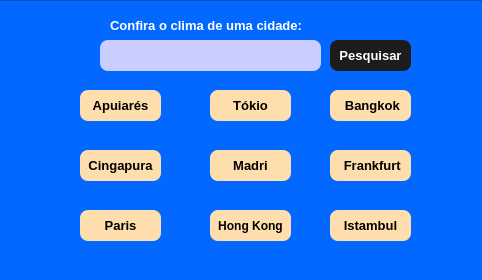
<?xml version="1.0" encoding="UTF-8"?>
<ui version="4.0">
 <class>MainWindow</class>
 <widget class="QMainWindow" name="MainWindow">
  <property name="geometry">
   <rect>
    <x>0</x>
    <y>0</y>
    <width>482</width>
    <height>280</height>
   </rect>
  </property>
  <property name="windowTitle">
   <string>MainWindow</string>
  </property>
  <widget class="QWidget" name="centralwidget">
   <widget class="QFrame" name="frame">
    <property name="geometry">
     <rect>
      <x>-10</x>
      <y>0</y>
      <width>541</width>
      <height>281</height>
     </rect>
    </property>
    <property name="styleSheet">
     <string notr="true">background-color: rgb(3, 104, 255);</string>
    </property>
    <property name="frameShape">
     <enum>QFrame::StyledPanel</enum>
    </property>
    <property name="frameShadow">
     <enum>QFrame::Raised</enum>
    </property>
    <widget class="QLabel" name="label">
     <property name="geometry">
      <rect>
       <x>120</x>
       <y>10</y>
       <width>201</width>
       <height>31</height>
      </rect>
     </property>
     <property name="font">
      <font>
       <family>MS Shell Dlg 2</family>
       <pointsize>10</pointsize>
       <weight>75</weight>
       <bold>true</bold>
      </font>
     </property>
     <property name="styleSheet">
      <string notr="true">color: rgb(255, 255, 255);</string>
     </property>
     <property name="text">
      <string>Confira o clima de uma cidade: </string>
     </property>
    </widget>
    <widget class="QTextEdit" name="textEdit">
     <property name="geometry">
      <rect>
       <x>110</x>
       <y>40</y>
       <width>221</width>
       <height>31</height>
      </rect>
     </property>
     <property name="font">
      <font>
       <pointsize>11</pointsize>
      </font>
     </property>
     <property name="styleSheet">
      <string notr="true">background-color: rgb(202, 205, 255);
border-radius: 8px;</string>
     </property>
    </widget>
    <widget class="QPushButton" name="pushButton">
     <property name="geometry">
      <rect>
       <x>340</x>
       <y>40</y>
       <width>81</width>
       <height>31</height>
      </rect>
     </property>
     <property name="font">
      <font>
       <pointsize>10</pointsize>
       <weight>75</weight>
       <bold>true</bold>
      </font>
     </property>
     <property name="styleSheet">
      <string notr="true">QPushButton{
	border-radius: 8px;
	background-color:  	rgb(28,28,28);
	color: rgb(255, 255, 255);
	padding: 8px;
}

QPushButton:hover{
	background-color:  	rgb(211,211,211);
	color: rgb(0,0,0);
	cursor: pointer;
}

QPushButton:pressed {
    background-color: rgb(0, 128, 255);
    color: rgb(255, 255, 255);
    padding-top: 10px; /* Aumenta o espaçamento superior para simular o efeito de afundamento */
    padding-bottom: 6px; /* Diminui o espaçamento inferior para simular o efeito de afundamento */
}
</string>
     </property>
     <property name="text">
      <string>Pesquisar</string>
     </property>
    </widget>
    <widget class="QPushButton" name="pushButton_2">
     <property name="geometry">
      <rect>
       <x>90</x>
       <y>90</y>
       <width>81</width>
       <height>31</height>
      </rect>
     </property>
     <property name="font">
      <font>
       <pointsize>10</pointsize>
       <weight>75</weight>
       <bold>true</bold>
      </font>
     </property>
     <property name="styleSheet">
      <string notr="true">QPushButton{
	border-radius: 8px;
	background-color:  	rgb(255,222,173);
	color: rgb(0, 0, 0);
	padding: 8px;
}

QPushButton:hover{
	background-color:  	rgb(0,0,0);
	color: rgb(220,220,220);
	cursor: pointer;
}

QPushButton:pressed {
    background-color: rgb(0, 128, 255);
    color: rgb(255, 255, 255);
    padding-top: 10px; /* Aumenta o espaçamento superior para simular o efeito de afundamento */
    padding-bottom: 6px; /* Diminui o espaçamento inferior para simular o efeito de afundamento */
}</string>
     </property>
     <property name="text">
      <string>Apuiarés</string>
     </property>
    </widget>
    <widget class="QPushButton" name="pushButton_3">
     <property name="geometry">
      <rect>
       <x>220</x>
       <y>90</y>
       <width>81</width>
       <height>31</height>
      </rect>
     </property>
     <property name="font">
      <font>
       <pointsize>10</pointsize>
       <weight>75</weight>
       <bold>true</bold>
      </font>
     </property>
     <property name="styleSheet">
      <string notr="true">QPushButton{
	border-radius: 8px;
	background-color:  	rgb(255,222,173);
	color: rgb(0, 0, 0);
	padding: 8px;
}

QPushButton:hover{
	background-color:  	rgb(0,0,0);
	color: rgb(220,220,220);
	cursor: pointer;
}

QPushButton:pressed {
    background-color: rgb(0, 128, 255);
    color: rgb(255, 255, 255);
    padding-top: 10px; /* Aumenta o espaçamento superior para simular o efeito de afundamento */
    padding-bottom: 6px; /* Diminui o espaçamento inferior para simular o efeito de afundamento */
}</string>
     </property>
     <property name="text">
      <string>Tókio</string>
     </property>
    </widget>
    <widget class="QPushButton" name="pushButton_4">
     <property name="geometry">
      <rect>
       <x>90</x>
       <y>150</y>
       <width>81</width>
       <height>31</height>
      </rect>
     </property>
     <property name="font">
      <font>
       <pointsize>10</pointsize>
       <weight>75</weight>
       <bold>true</bold>
      </font>
     </property>
     <property name="styleSheet">
      <string notr="true">QPushButton{
	border-radius: 8px;
	background-color:  	rgb(255,222,173);
	color: rgb(0, 0, 0);
	padding: 8px;
}

QPushButton:hover{
	background-color:  	rgb(0,0,0);
	color: rgb(220,220,220);
	cursor: pointer;
}

QPushButton:pressed {
    background-color: rgb(0, 128, 255);
    color: rgb(255, 255, 255);
    padding-top: 10px; /* Aumenta o espaçamento superior para simular o efeito de afundamento */
    padding-bottom: 6px; /* Diminui o espaçamento inferior para simular o efeito de afundamento */
}</string>
     </property>
     <property name="text">
      <string>Cingapura</string>
     </property>
    </widget>
    <widget class="QPushButton" name="pushButton_5">
     <property name="geometry">
      <rect>
       <x>340</x>
       <y>90</y>
       <width>81</width>
       <height>31</height>
      </rect>
     </property>
     <property name="font">
      <font>
       <pointsize>10</pointsize>
       <weight>75</weight>
       <bold>true</bold>
      </font>
     </property>
     <property name="styleSheet">
      <string notr="true">QPushButton{
	border-radius: 8px;
	background-color:  	rgb(255,222,173);
	color: rgb(0, 0, 0);
	padding: 8px;
}

QPushButton:hover{
	background-color:  	rgb(0,0,0);
	color: rgb(220,220,220);
	cursor: pointer;
}

QPushButton:pressed {
    background-color: rgb(0, 128, 255);
    color: rgb(255, 255, 255);
    padding-top: 10px; /* Aumenta o espaçamento superior para simular o efeito de afundamento */
    padding-bottom: 6px; /* Diminui o espaçamento inferior para simular o efeito de afundamento */
}</string>
     </property>
     <property name="text">
      <string> Bangkok</string>
     </property>
    </widget>
    <widget class="QPushButton" name="pushButton_6">
     <property name="geometry">
      <rect>
       <x>340</x>
       <y>150</y>
       <width>81</width>
       <height>31</height>
      </rect>
     </property>
     <property name="font">
      <font>
       <pointsize>10</pointsize>
       <weight>75</weight>
       <bold>true</bold>
      </font>
     </property>
     <property name="styleSheet">
      <string notr="true">QPushButton{
	border-radius: 8px;
	background-color:  	rgb(255,222,173);
	color: rgb(0, 0, 0);
	padding: 8px;
}

QPushButton:hover{
	background-color:  	rgb(0,0,0);
	color: rgb(220,220,220);
	cursor: pointer;
}

QPushButton:pressed {
    background-color: rgb(0, 128, 255);
    color: rgb(255, 255, 255);
    padding-top: 10px; /* Aumenta o espaçamento superior para simular o efeito de afundamento */
    padding-bottom: 6px; /* Diminui o espaçamento inferior para simular o efeito de afundamento */
}</string>
     </property>
     <property name="text">
      <string> Frankfurt</string>
     </property>
    </widget>
    <widget class="QPushButton" name="pushButton_7">
     <property name="geometry">
      <rect>
       <x>220</x>
       <y>150</y>
       <width>81</width>
       <height>31</height>
      </rect>
     </property>
     <property name="font">
      <font>
       <pointsize>10</pointsize>
       <weight>75</weight>
       <bold>true</bold>
      </font>
     </property>
     <property name="styleSheet">
      <string notr="true">QPushButton{
	border-radius: 8px;
	background-color:  	rgb(255,222,173);
	color: rgb(0, 0, 0);
	padding: 8px;
}

QPushButton:hover{
	background-color:  	rgb(0,0,0);
	color: rgb(220,220,220);
	cursor: pointer;
}

QPushButton:pressed {
    background-color: rgb(0, 128, 255);
    color: rgb(255, 255, 255);
    padding-top: 10px; /* Aumenta o espaçamento superior para simular o efeito de afundamento */
    padding-bottom: 6px; /* Diminui o espaçamento inferior para simular o efeito de afundamento */
}</string>
     </property>
     <property name="text">
      <string>Madri</string>
     </property>
    </widget>
    <widget class="QPushButton" name="pushButton_8">
     <property name="geometry">
      <rect>
       <x>90</x>
       <y>210</y>
       <width>81</width>
       <height>31</height>
      </rect>
     </property>
     <property name="font">
      <font>
       <pointsize>10</pointsize>
       <weight>75</weight>
       <bold>true</bold>
      </font>
     </property>
     <property name="styleSheet">
      <string notr="true">QPushButton{
	border-radius: 8px;
	background-color:  	rgb(255,222,173);
	color: rgb(0, 0, 0);
	padding: 8px;
}

QPushButton:hover{
	background-color:  	rgb(0,0,0);
	color: rgb(220,220,220);
	cursor: pointer;
}

QPushButton:pressed {
    background-color: rgb(0, 128, 255);
    color: rgb(255, 255, 255);
    padding-top: 10px; /* Aumenta o espaçamento superior para simular o efeito de afundamento */
    padding-bottom: 6px; /* Diminui o espaçamento inferior para simular o efeito de afundamento */
}</string>
     </property>
     <property name="text">
      <string>Paris</string>
     </property>
    </widget>
    <widget class="QPushButton" name="pushButton_9">
     <property name="geometry">
      <rect>
       <x>220</x>
       <y>210</y>
       <width>81</width>
       <height>31</height>
      </rect>
     </property>
     <property name="font">
      <font>
       <pointsize>9</pointsize>
       <weight>75</weight>
       <bold>true</bold>
      </font>
     </property>
     <property name="styleSheet">
      <string notr="true">QPushButton{
	border-radius: 8px;
	background-color:  	rgb(255,222,173);
	color: rgb(0, 0, 0);
	padding: 6px;
}

QPushButton:hover{
	background-color:  	rgb(0,0,0);
	color: rgb(220,220,220);
	cursor: pointer;
}

QPushButton:pressed {
    background-color: rgb(0, 128, 255);
    color: rgb(255, 255, 255);
    padding-top: 10px; /* Aumenta o espaçamento superior para simular o efeito de afundamento */
    padding-bottom: 6px; /* Diminui o espaçamento inferior para simular o efeito de afundamento */
}</string>
     </property>
     <property name="text">
      <string>Hong Kong</string>
     </property>
    </widget>
    <widget class="QPushButton" name="pushButton_10">
     <property name="geometry">
      <rect>
       <x>340</x>
       <y>210</y>
       <width>81</width>
       <height>31</height>
      </rect>
     </property>
     <property name="font">
      <font>
       <pointsize>10</pointsize>
       <weight>75</weight>
       <bold>true</bold>
      </font>
     </property>
     <property name="styleSheet">
      <string notr="true">QPushButton{
	border-radius: 8px;
	background-color:  	rgb(255,222,173);
	color: rgb(0, 0, 0);
	padding: 8px;
}

QPushButton:hover{
	background-color:  	rgb(0,0,0);
	color: rgb(220,220,220);
	cursor: pointer;
}

QPushButton:pressed {
    background-color: rgb(0, 128, 255);
    color: rgb(255, 255, 255);
    padding-top: 10px; /* Aumenta o espaçamento superior para simular o efeito de afundamento */
    padding-bottom: 6px; /* Diminui o espaçamento inferior para simular o efeito de afundamento */
}</string>
     </property>
     <property name="text">
      <string>Istambul</string>
     </property>
    </widget>
   </widget>
  </widget>
 </widget>
 <resources/>
 <connections/>
</ui>
